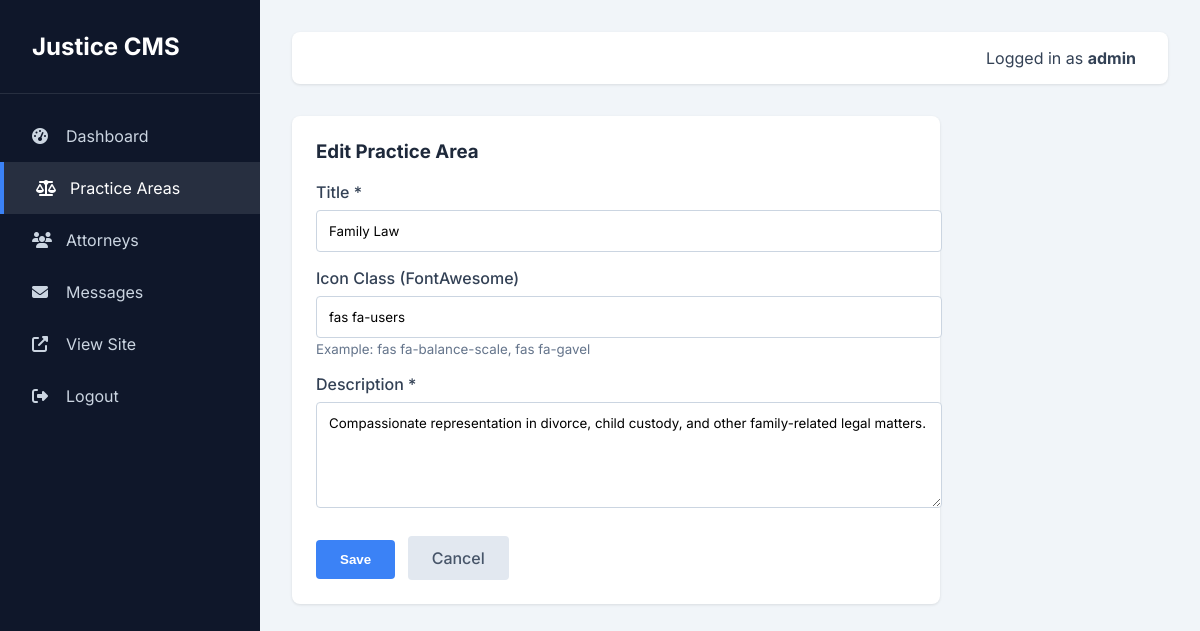
The page /admin/practice_areas.php?action=edit&id=2 (signed in) on the database its author committed.
### tables this page shows
CREATE TABLE IF NOT EXISTS practice_areas (
    id INT AUTO_INCREMENT PRIMARY KEY,
    title VARCHAR(100) NOT NULL,
    description TEXT,
    icon VARCHAR(50) DEFAULT 'fas fa-balance-scale',
    created_at TIMESTAMP DEFAULT CURRENT_TIMESTAMP
);

### admin/practice_areas.php (the view, shortened to what this page needs)
<?php
require_once 'includes/admin_header.php';
$action = $_GET['action'] ?? 'list';
?>
<?php if ($action === 'add' || $action === 'edit'): ?>
    <?php
    $item = ['id' => '', 'title' => '', 'description' => '', 'icon' => 'fas fa-balance-scale'];
    if ($action === 'edit' && isset($_GET['id'])) {
        $stmt = $pdo->prepare("SELECT * FROM practice_areas WHERE id = ?");
        $stmt->execute([(int)$_GET['id']]);
        $fetched = $stmt->fetch();
        if ($fetched) $item = $fetched;
    }
    ?>
    <div class="card" style="max-width: 600px;">
        <h3 style="margin-top: 0; color: var(--admin-primary);"><?= $action === 'add' ? 'Add' : 'Edit' ?> Practice Area</h3>
        <form method="POST" action="practice_areas.php?action=<?= $action ?>">
            <div style="margin-bottom: 1rem;">
                <label style="display: block; margin-bottom: 0.5rem; font-weight: 500;">Title *</label>
                <input type="text" name="title" value="<?= htmlspecialchars($item['title']) ?>" required style="width: 100%; padding: 0.75rem; border: 1px solid #cbd5e1; border-radius: 4px; font-family: inherit;">
            </div>
            <div style="margin-bottom: 1rem;">
                <label style="display: block; margin-bottom: 0.5rem; font-weight: 500;">Icon Class (FontAwesome)</label>
                <input type="text" name="icon" value="<?= htmlspecialchars($item['icon']) ?>" style="width: 100%; padding: 0.75rem; border: 1px solid #cbd5e1; border-radius: 4px; font-family: inherit;">
                <small style="color: #64748b;">Example: fas fa-balance-scale, fas fa-gavel</small>
            </div>
            <div style="margin-bottom: 1.5rem;">
                <label style="display: block; margin-bottom: 0.5rem; font-weight: 500;">Description *</label>
                <textarea name="description" rows="5" required style="width: 100%; padding: 0.75rem; border: 1px solid #cbd5e1; border-radius: 4px; font-family: inherit; resize: vertical;"><?= htmlspecialchars($item['description']) ?></textarea>
            </div>
            <div>
                <button type="submit" style="padding: 0.75rem 1.5rem; background-color: var(--admin-accent); color: white; border: none; border-radius: 4px; font-weight: 600; cursor: pointer;">Save</button>
                <a href="practice_areas.php" style="padding: 0.75rem 1.5rem; background-color: #e2e8f0; color: #475569; text-decoration: none; border-radius: 4px; margin-left: 0.5rem; font-weight: 500; display: inline-block;">Cancel</a>
            </div>
        </form>
    </div>
<?php endif; ?>
<?php require_once 'includes/admin_footer.php'; ?>

### assets/css/admin.css (style rules this page uses)
:root { --admin-primary: #1e293b; --admin-sidebar: #0f172a; --admin-bg: #f1f5f9; --admin-text: #334155; --admin-accent: #3b82f6; --admin-success: #10b981; --admin-danger: #ef4444; }
body { background-color: var(--admin-bg); margin: 0; font-family: 'Inter', sans-serif; color: var(--admin-text); }
.card { background: white; border-radius: 8px; padding: 1.5rem; box-shadow: 0 1px 3px rgba(0,0,0,0.1); margin-bottom: 1.5rem; }

### rows shown on the page
practice_areas: title "Family Law", icon "fas fa-users", description "Compassionate representation in divorce, child custody, and other family-related legal matters."

### other values the page prints
$_SESSION['admin_username'] "admin"
